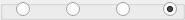
    <widget class="QGroupBox" name="std_21">
     <property name="geometry">
      <rect>
       <x>120</x>
       <y>448</y>
       <width>185</width>
       <height>20</height>
      </rect>
     </property>
     <property name="title">
      <string/>
     </property>
     <widget class="QRadioButton" name="rad_21_1">
      <property name="geometry">
       <rect>
        <x>16</x>
        <y>2</y>
        <width>15</width>
        <height>15</height>
       </rect>
      </property>
      <property name="text">
       <string/>
      </property>
     </widget>
     <widget class="QRadioButton" name="rad_21_2">
      <property name="geometry">
       <rect>
        <x>66</x>
        <y>2</y>
        <width>15</width>
        <height>15</height>
       </rect>
      </property>
      <property name="text">
       <string/>
      </property>
     </widget>
     <widget class="QRadioButton" name="rad_21_6">
      <property name="geometry">
       <rect>
        <x>116</x>
        <y>2</y>
        <width>15</width>
        <height>15</height>
       </rect>
      </property>
      <property name="text">
       <string/>
      </property>
     </widget>
     <widget class="QRadioButton" name="rad_21_7">
      <property name="geometry">
       <rect>
        <x>163</x>
        <y>2</y>
        <width>15</width>
        <height>15</height>
       </rect>
      </property>
      <property name="text">
       <string/>
      </property>
      <property name="checked">
       <bool>true</bool>
      </property>
     </widget>
    </widget>
